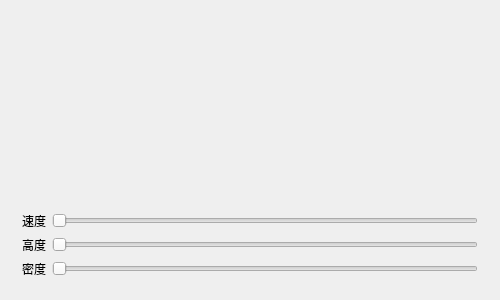
<?xml version="1.0" encoding="UTF-8"?>
<ui version="4.0">
 <class>frmWavePlot</class>
 <widget class="QWidget" name="frmWavePlot">
  <property name="geometry">
   <rect>
    <x>0</x>
    <y>0</y>
    <width>500</width>
    <height>300</height>
   </rect>
  </property>
  <property name="windowTitle">
   <string>frmWavePlot</string>
  </property>
  <layout class="QVBoxLayout" name="verticalLayout">
   <item>
    <widget class="WavePlot" name="widgetPlot" native="true">
     <property name="sizePolicy">
      <sizepolicy hsizetype="Preferred" vsizetype="Expanding">
       <horstretch>0</horstretch>
       <verstretch>0</verstretch>
      </sizepolicy>
     </property>
    </widget>
   </item>
   <item>
    <widget class="QWidget" name="widgetBottom" native="true">
     <layout class="QGridLayout" name="gridLayout">
      <item row="0" column="0">
       <widget class="QLabel" name="lab1">
        <property name="text">
         <string>速度</string>
        </property>
       </widget>
      </item>
      <item row="0" column="1">
       <widget class="QSlider" name="horizontalSlider1">
        <property name="minimum">
         <number>0</number>
        </property>
        <property name="maximum">
         <number>50</number>
        </property>
        <property name="orientation">
         <enum>Qt::Horizontal</enum>
        </property>
       </widget>
      </item>
      <item row="1" column="0">
       <widget class="QLabel" name="lab2">
        <property name="text">
         <string>高度</string>
        </property>
       </widget>
      </item>
      <item row="1" column="1">
       <widget class="QSlider" name="horizontalSlider2">
        <property name="orientation">
         <enum>Qt::Horizontal</enum>
        </property>
       </widget>
      </item>
      <item row="2" column="0">
       <widget class="QLabel" name="lab3">
        <property name="text">
         <string>密度</string>
        </property>
       </widget>
      </item>
      <item row="2" column="1">
       <widget class="QSlider" name="horizontalSlider3">
        <property name="minimum">
         <number>10</number>
        </property>
        <property name="maximum">
         <number>100</number>
        </property>
        <property name="orientation">
         <enum>Qt::Horizontal</enum>
        </property>
       </widget>
      </item>
     </layout>
    </widget>
   </item>
  </layout>
 </widget>
 <layoutdefault spacing="6" margin="11"/>
 <customwidgets>
  <customwidget>
   <class>WavePlot</class>
   <extends>QWidget</extends>
   <header>waveplot.h</header>
   <container>1</container>
  </customwidget>
 </customwidgets>
 <resources/>
 <connections/>
</ui>
